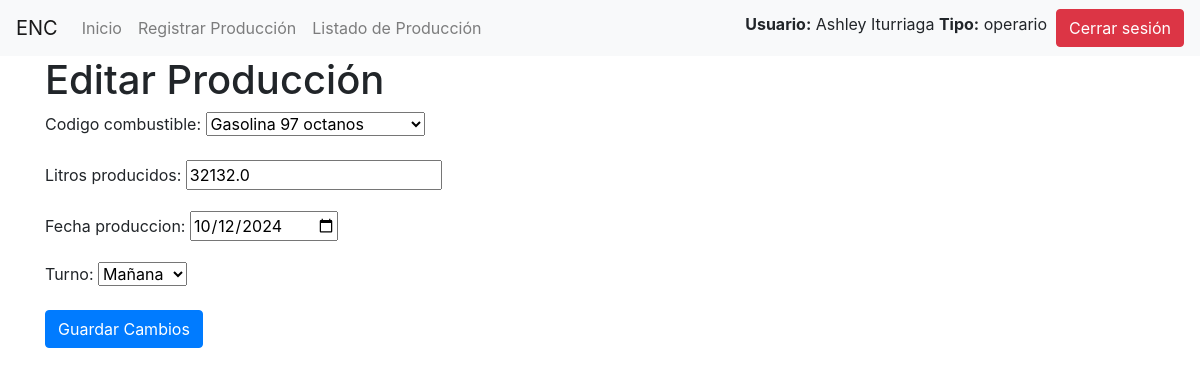
Page /editar/12/ (signed in) on the committed database.
### produccion/models.py (models this page shows, shortened)
class Produccion(models.Model):
    codigo_combustible = models.ForeignKey(Producto, on_delete=models.CASCADE)
    litros_producidos = models.FloatField()
    fecha_produccion = models.DateField()
    turno = models.CharField(max_length=2, choices=[('AM', 'Mañana'), ('PM', 'Tarde'), ('MM', 'Noche')])
    hora_registro = models.TimeField(auto_now_add=True)
    operador = models.ForeignKey(User, on_delete=models.CASCADE, related_name='producciones_registradas')
    modificado_por = models.ForeignKey(User, on_delete=models.SET_NULL, null=True, blank=True, related_name='producciones_modificadas')
    fecha_modificacion = models.DateTimeField(null=True, blank=True)
    anulado = models.BooleanField(default=False)

### produccion/views.py (the view)
# urls.py: path('editar/<int:id>/', views.editar_produccion, name='editar_produccion'),
@login_required
def editar_produccion(request, id):
    produccion = get_object_or_404(Produccion, id=id)
    if request.method == 'POST':
        form = ProduccionForm(request.POST, instance=produccion)
        if form.is_valid():
            form.modificado_por = request.user
            form.fecha_modificacion = timezone.now()
            form.save()
            return redirect('listado_produccion')
    else:
        form = ProduccionForm(instance=produccion)
    return render(request, 'produccion/editar_produccion.html', {'form': form})

### produccion/forms.py
class ProduccionForm(forms.ModelForm):
    class Meta:
        model = Produccion
        fields = ['codigo_combustible', 'litros_producidos', 'fecha_produccion', 'turno']
        widgets = {
            'fecha_produccion': forms.DateInput(format='%Y-%m-%d', attrs={'type': 'date'})
        }

### produccion/models.py (called while the page is built)
    def __str__(self):
        return self.nombre

### produccion/templates/produccion/editar_produccion.html (shortened to what this page needs)
{% extends 'produccion/base.html' %}
{% block content %}
<h1>Editar Producción</h1>
<form method="post">
    {{ form.as_p }}
    <button type="submit" class="btn btn-primary">Guardar Cambios</button>
</form>
{% endblock %}

### produccion/templates/produccion/base.html (shortened to what this page needs)
<!DOCTYPE html>
<html>
<head>
    <link rel="stylesheet" href="https://stackpath.bootstrapcdn.com/bootstrap/4.3.1/css/bootstrap.min.css">
</head>
<body>
    <nav class="navbar navbar-expand-lg navbar-light bg-light">
        <a class="navbar-brand" href="#">ENC</a>
        <div class="collapse navbar-collapse">
            <ul class="navbar-nav mr-auto">
                <li class="nav-item">
                    <a class="nav-link" href="{% url 'index' %}">Inicio</a>
                </li>
                {% if user.is_authenticated %}
                <li class="nav-item">
                    <a class="nav-link" href="{% url 'registro_produccion' %}">Registrar Producción</a>
                </li>
                <li class="nav-item">
                    <a class="nav-link" href="{% url 'listado_produccion' %}">Listado de Producción</a>
                </li>
                {% else %}
                <li class="nav-item">
                    <a class="nav-link" href="{% url 'login' %}">Iniciar Sesión</a>
                </li>
                {% endif %}
            </ul>
        </div>
        {% if user.is_authenticated %}
        <label>
            <b>Usuario:</b> {{ user.first_name }} {{ user.last_name }}
            <b>Tipo:</b> {% for group in user.groups.all %}
                            {{ group.name }}
                         {% endfor %}
        </label>
        <form action="{% url 'logout' %}" method="post">
            <button type="submit" class="btn btn-danger">Cerrar sesión</button>
        </form>
        {% endif %}
    </nav>
    <div class="container">
        {% block content %}
        {% endblock %}
    </div>
</body>
</html>

### rows in the picture
Produccion: codigo_combustible "Gasolina 97 octanos", litros_producidos "32132.0", fecha_produccion "10/12/2024", turno "Mañana"

### other values in the picture
{{ user.first_name }} "Ashley"
{{ user.last_name }} "Iturriaga"
{{ group.name }} "operario"
